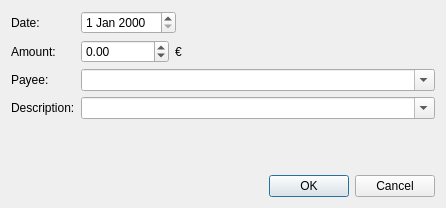
<?xml version="1.0" encoding="UTF-8"?>
<ui version="4.0">
 <class>DlgAccountAddExpense</class>
 <widget class="QDialog" name="DlgAccountAddExpense">
  <property name="geometry">
   <rect>
    <x>0</x>
    <y>0</y>
    <width>446</width>
    <height>208</height>
   </rect>
  </property>
  <property name="windowTitle">
   <string>Add Expense ...</string>
  </property>
  <layout class="QFormLayout" name="formLayout">
   <item row="0" column="0">
    <widget class="QLabel" name="label_2">
     <property name="text">
      <string>Date:</string>
     </property>
    </widget>
   </item>
   <item row="0" column="1">
    <layout class="QHBoxLayout" name="horizontalLayout_2">
     <item>
      <widget class="QDateEdit" name="edtDate"/>
     </item>
     <item>
      <spacer name="horizontalSpacer_2">
       <property name="orientation">
        <enum>Qt::Horizontal</enum>
       </property>
       <property name="sizeHint" stdset="0">
        <size>
         <width>40</width>
         <height>20</height>
        </size>
       </property>
      </spacer>
     </item>
    </layout>
   </item>
   <item row="1" column="0">
    <widget class="QLabel" name="label_3">
     <property name="text">
      <string>Amount:</string>
     </property>
    </widget>
   </item>
   <item row="1" column="1">
    <layout class="QHBoxLayout" name="horizontalLayout">
     <item>
      <widget class="QDoubleSpinBox" name="spinAmount">
       <property name="minimum">
        <double>-1000000000.000000000000000</double>
       </property>
       <property name="maximum">
        <double>1000000000.000000000000000</double>
       </property>
      </widget>
     </item>
     <item>
      <widget class="QLabel" name="labCurrency">
       <property name="text">
        <string>€</string>
       </property>
      </widget>
     </item>
     <item>
      <spacer name="horizontalSpacer">
       <property name="orientation">
        <enum>Qt::Horizontal</enum>
       </property>
       <property name="sizeHint" stdset="0">
        <size>
         <width>40</width>
         <height>20</height>
        </size>
       </property>
      </spacer>
     </item>
    </layout>
   </item>
   <item row="2" column="0">
    <widget class="QLabel" name="label_4">
     <property name="text">
      <string>Payee:</string>
     </property>
    </widget>
   </item>
   <item row="2" column="1">
    <widget class="QComboBox" name="cmbPayee">
     <property name="editable">
      <bool>true</bool>
     </property>
    </widget>
   </item>
   <item row="3" column="0">
    <widget class="QLabel" name="label_5">
     <property name="text">
      <string>Description:</string>
     </property>
    </widget>
   </item>
   <item row="3" column="1">
    <widget class="QComboBox" name="cmbDescription">
     <property name="editable">
      <bool>true</bool>
     </property>
    </widget>
   </item>
   <item row="5" column="0" colspan="2">
    <widget class="QDialogButtonBox" name="buttonBox">
     <property name="orientation">
      <enum>Qt::Horizontal</enum>
     </property>
     <property name="standardButtons">
      <set>QDialogButtonBox::Cancel|QDialogButtonBox::Ok</set>
     </property>
    </widget>
   </item>
   <item row="4" column="1">
    <spacer name="verticalSpacer">
     <property name="orientation">
      <enum>Qt::Vertical</enum>
     </property>
     <property name="sizeHint" stdset="0">
      <size>
       <width>20</width>
       <height>40</height>
      </size>
     </property>
    </spacer>
   </item>
  </layout>
 </widget>
 <tabstops>
  <tabstop>edtDate</tabstop>
  <tabstop>spinAmount</tabstop>
  <tabstop>cmbPayee</tabstop>
  <tabstop>cmbDescription</tabstop>
 </tabstops>
 <resources/>
 <connections>
  <connection>
   <sender>buttonBox</sender>
   <signal>accepted()</signal>
   <receiver>DlgAccountAddExpense</receiver>
   <slot>accept()</slot>
   <hints>
    <hint type="sourcelabel">
     <x>248</x>
     <y>254</y>
    </hint>
    <hint type="destinationlabel">
     <x>157</x>
     <y>274</y>
    </hint>
   </hints>
  </connection>
  <connection>
   <sender>buttonBox</sender>
   <signal>rejected()</signal>
   <receiver>DlgAccountAddExpense</receiver>
   <slot>reject()</slot>
   <hints>
    <hint type="sourcelabel">
     <x>316</x>
     <y>260</y>
    </hint>
    <hint type="destinationlabel">
     <x>286</x>
     <y>274</y>
    </hint>
   </hints>
  </connection>
 </connections>
</ui>
